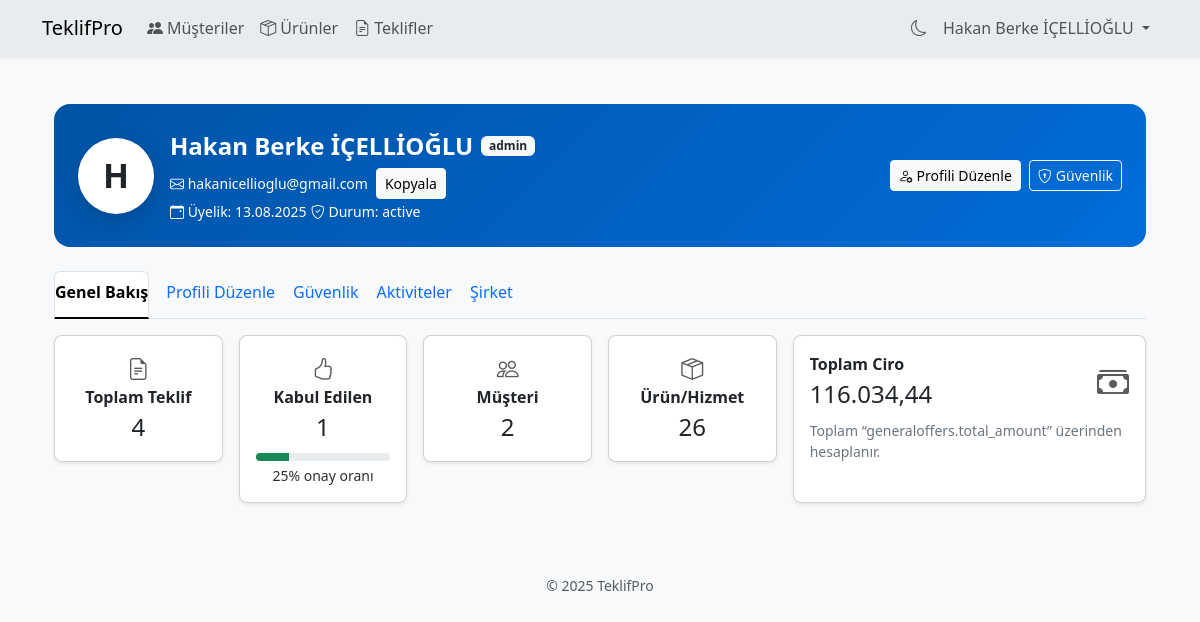
Page /settings.php (signed in) on the committed database.
### tables this page shows
CREATE TABLE `users` (
  `id` int(11) NOT NULL,
  `first_name` varchar(255) NOT NULL,
  `last_name` varchar(255) NOT NULL,
  `username` varchar(100) NOT NULL,
  `password` varchar(255) NOT NULL,
  `email` varchar(255) NOT NULL,
  `created_at` datetime DEFAULT current_timestamp(),
  `status` enum('active','inactive') DEFAULT 'active',
  `role_id` int(11) DEFAULT NULL
);

CREATE TABLE `roles` (
  `id` int(11) NOT NULL,
  `name` varchar(255) NOT NULL DEFAULT 'user'
);

### settings.php (the view, shortened to what this page needs)
<?php
require __DIR__ . '/header.php';
try {
    $uStmt = $pdo->prepare('SELECT u.first_name, u.last_name, u.username, u.email, u.created_at, u.status, r.name AS role_name FROM users u LEFT JOIN roles r ON u.role_id = r.id WHERE u.id = :id');
    $uStmt->execute(['id' => $_SESSION['user_id']]);
    $user = $uStmt->fetch(PDO::FETCH_ASSOC) ?: [];
} catch (Exception $e) {
    $user = [];
}
try {
    $tStmt = $pdo->prepare('SELECT primary_color FROM themes WHERE user_id = :id');
    $tStmt->execute(['id' => $_SESSION['user_id']]);
    $coverColor = $tStmt->fetchColumn() ?: '#343a40';
} catch (Exception $e) {
    $coverColor = '#343a40';
}
$initial  = strtoupper(substr($user['first_name'] ?? ($user['username'] ?? ''), 0, 1));
$fullName = trim(($user['first_name'] ?? '') . ' ' . ($user['last_name'] ?? ''));
try {
    $totalOffers = (int)$pdo->query('SELECT COUNT(*) FROM generaloffers')->fetchColumn();
} catch (Exception $e) {
    $totalOffers = 0;
}
try {
    $acceptedOffers = (int)$pdo->query("SELECT COUNT(*) FROM generaloffers WHERE status = 'accepted'")->fetchColumn();
} catch (Exception $e) {
    $acceptedOffers = 0;
}
try {
    $customerCount = (int)$pdo->query('SELECT COUNT(*) FROM customers')->fetchColumn();
} catch (Exception $e) {
    $customerCount = 0;
}
try {
    $productCount  = (int)$pdo->query('SELECT COUNT(*) FROM products')->fetchColumn();
} catch (Exception $e) {
    $productCount = 0;
}
try {
    $revenue       = (float)$pdo->query('SELECT COALESCE(SUM(total_amount),0) FROM generaloffers')->fetchColumn();
} catch (Exception $e) {
    $revenue = 0;
}
$acceptRate = $totalOffers > 0 ? round(($acceptedOffers / $totalOffers) * 100) : 0;
?>
<link rel="stylesheet" href="https://cdn.jsdelivr.net/npm/bootstrap-icons@1.11.3/font/bootstrap-icons.css">
<div class="container py-4">
    <div class="card cover-card text-white rounded-4 mb-4" id="coverCard"
        style="--cover-color: <?= htmlspecialchars($coverColor, ENT_QUOTES, 'UTF-8'); ?>;">
        <div class="card-body p-4">
            <div class="d-flex align-items-center gap-3">
                <div class="rounded-circle bg-white text-dark d-flex align-items-center justify-content-center avatar-xl fw-bold">
                    <?= htmlspecialchars($initial, ENT_QUOTES, 'UTF-8'); ?>
                </div>
                <div class="flex-grow-1">
                    <div class="d-flex align-items-center gap-2">
                        <div class="fw-bold fs-4"><?= htmlspecialchars($fullName ?: ($user['username'] ?? ''), ENT_QUOTES, 'UTF-8'); ?></div>
                        <?php if (!empty($user['role_name'])): ?>
                            <span class="badge bg-light text-dark"><?= htmlspecialchars($user['role_name'], ENT_QUOTES, 'UTF-8'); ?></span>
                        <?php endif; ?>
                    </div>
                    <div class="d-flex flex-wrap align-items-center gap-2 mt-1">
                        <?php if (!empty($user['email'])): ?>
                            <span class="small"><i class="bi bi-envelope"></i>
                                <span id="userEmail"><?= htmlspecialchars($user['email'], ENT_QUOTES, 'UTF-8'); ?></span></span>
                            <button type="button" class="btn btn-light btn-sm copy-btn"
                                onclick="navigator.clipboard.writeText(document.getElementById('userEmail').textContent)">
                                Kopyala
                            </button>
                        <?php endif; ?>
                    </div>
                    <?php if (!empty($user['created_at'])): ?>
                        <span class="small"><i class="bi bi-calendar-event"></i>
                            Üyelik: <?= htmlspecialchars(date('d.m.Y', strtotime($user['created_at'])), ENT_QUOTES, 'UTF-8'); ?></span>
                    <?php endif; ?>
                    <?php if (!empty($user['status'])): ?>
                        <span class="small"><i class="bi bi-shield-check"></i>
                            Durum: <?= htmlspecialchars($user['status'], ENT_QUOTES, 'UTF-8'); ?></span>
                    <?php endif; ?>
                </div>
                <div class="d-none d-md-flex gap-2">
                    <button type="button" class="btn btn-light btn-sm" onclick="openTab('profile-edit-tab');">
                        <i class="bi bi-person-gear me-1"></i>Profili Düzenle
                    </button>
                    <button type="button" class="btn btn-outline-light btn-sm" onclick="openTab('security-tab');">
                        <i class="bi bi-shield-lock me-1"></i>Güvenlik
                    </button>
                </div>
            </div>
        </div>
    </div>
    <ul class="nav nav-tabs nav-underline" id="settingsTabs" role="tablist">
        <li class="nav-item" role="presentation">
            <button class="nav-link active" id="overview-tab" data-bs-toggle="tab" data-bs-target="#overview" type="button" role="tab">Genel Bakış</button>
        </li>
        <li class="nav-item" role="presentation">
            <button class="nav-link" id="profile-edit-tab" data-bs-toggle="tab" data-bs-target="#profile-edit" type="button" role="tab">Profili Düzenle</button>
        </li>
        <li class="nav-item" role="presentation">
            <button class="nav-link" id="security-tab" data-bs-toggle="tab" data-bs-target="#security" type="button" role="tab">Güvenlik</button>
        </li>
        <li class="nav-item" role="presentation">
            <button class="nav-link" id="activity-tab" data-bs-toggle="tab" data-bs-target="#activity" type="button" role="tab">Aktiviteler</button>
        </li>
        <li class="nav-item" role="presentation">
            <button class="nav-link" id="company-tab" data-bs-toggle="tab" data-bs-target="#company" type="button" role="tab">Şirket</button>
        </li>
    </ul>
    <div class="tab-content pt-3">
        <div class="tab-pane fade show active" id="overview" role="tabpanel" aria-labelledby="overview-tab">
            <div class="row g-3">
                <div class="col-6 col-md-4 col-xl-2">
                    <div class="card rounded-3 shadow-sm text-center stat-card">
                        <div class="card-body">
                            <div class="icon"><i class="bi bi-file-earmark-text"></i></div>
                            <div class="fw-semibold">Toplam Teklif</div>
                            <div class="fs-4"><?= (int)$totalOffers; ?></div>
                        </div>
                    </div>
                </div>
                <div class="col-6 col-md-4 col-xl-2">
                    <div class="card rounded-3 shadow-sm text-center stat-card">
                        <div class="card-body">
                            <div class="icon"><i class="bi bi-hand-thumbs-up"></i></div>
                            <div class="fw-semibold">Kabul Edilen</div>
                            <div class="fs-4"><?= (int)$acceptedOffers; ?></div>
                            <div class="strength mt-2" aria-hidden="true">
                                <div style="width: <?= $acceptRate; ?>%; background: var(--bs-success);"></div>
                            </div>
                            <div class="small text-secondary-emphasis mt-1"><?= $acceptRate; ?>% onay oranı</div>
                        </div>
                    </div>
                </div>
                <div class="col-6 col-md-4 col-xl-2">
                    <div class="card rounded-3 shadow-sm text-center stat-card">
                        <div class="card-body">
                            <div class="icon"><i class="bi bi-people"></i></div>
                            <div class="fw-semibold">Müşteri</div>
                            <div class="fs-4"><?= (int)$customerCount; ?></div>
                        </div>
                    </div>
                </div>
                <div class="col-6 col-md-4 col-xl-2">
                    <div class="card rounded-3 shadow-sm text-center stat-card">
                        <div class="card-body">
                            <div class="icon"><i class="bi bi-box-seam"></i></div>
                            <div class="fw-semibold">Ürün/Hizmet</div>
                            <div class="fs-4"><?= (int)$productCount; ?></div>
                        </div>
                    </div>
                </div>
                <div class="col-12 col-md-8 col-xl-4">
                    <div class="card rounded-3 shadow-sm h-100">
                        <div class="card-body">
                            <div class="d-flex justify-content-between align-items-center">
                                <div>
                                    <div class="fw-semibold">Toplam Ciro</div>
                                    <div class="fs-4"><?= number_format($revenue, 2, ',', '.'); ?></div>
                                </div>
                                <i class="bi bi-cash-stack fs-2 opacity-75"></i>
                            </div>
                            <div class="text-secondary mt-2 small">Toplam “generaloffers.total_amount” üzerinden hesaplanır.</div>
                        </div>
                    </div>
                </div>
            </div>
        </div>
    </div>
</div>
<?php require __DIR__ . '/footer.php'; ?>

### header.php (shortened to what this page needs)
<?php
require_once __DIR__ . '/config.php';
$uStmt = $pdo->prepare('SELECT TRIM(CONCAT(first_name, " ", last_name)) AS full_name, username FROM users WHERE id = :id');
$uStmt->execute(['id' => $_SESSION['user_id']]);
$u = $uStmt->fetch(PDO::FETCH_ASSOC);
$userName = $u['full_name'] ?: ($u['username'] ?? 'User');
?>
<!doctype html>
<html lang="tr">
<head>
  <link rel="stylesheet" href="https://cdn.jsdelivr.net/npm/bootstrap@5.3.3/dist/css/bootstrap.min.css">
  <link rel="stylesheet" href="https://cdn.jsdelivr.net/npm/bootstrap-icons@1.11.1/font/bootstrap-icons.css">
  <link rel="stylesheet" href="assets/app.css">
</head>
<body>
<nav class="navbar navbar-expand-lg bg-body-secondary shadow-sm" role="navigation">
  <div class="container">
    <a class="navbar-brand" href="dashboard">TeklifPro</a>
    <div class="collapse navbar-collapse" id="navbarNav">
      <ul class="navbar-nav me-auto mb-2 mb-lg-0">
        <li class="nav-item"><a class="nav-link" href="customer"><i class="bi bi-people-fill me-1"></i>Müşteriler</a></li>
        <li class="nav-item"><a class="nav-link" href="products"><i class="bi bi-box-seam me-1"></i>Ürünler</a></li>
        <li class="nav-item"><a class="nav-link" href="quotations"><i class="bi bi-file-earmark-text me-1"></i>Teklifler</a></li>
      </ul>
      <ul class="navbar-nav ms-auto align-items-center">
        <li class="nav-item">
          <button id="themeToggle" class="btn btn-link nav-link p-2" title="Tema" aria-label="Tema Değiştir"><i class="bi bi-moon"></i></button>
        </li>
        <li class="nav-item dropdown">
          <a class="nav-link dropdown-toggle" href="#" id="userDropdown" role="button" data-bs-toggle="dropdown" aria-expanded="false">
            <?= htmlspecialchars($userName, ENT_QUOTES, 'UTF-8'); ?>
          </a>
        </li>
      </ul>
    </div>
  </div>
</nav>
<main id="content" class="container py-4">

### footer.php (shortened to what this page needs)
  </main>
  <footer class="container py-4 text-center small text-muted">
    &copy; <?= date('Y'); ?> TeklifPro
  </footer>
</body>
</html>

### assets/app.css (style rules this page uses)
:root { --color-bg: #f8f9fa; --color-text: #212529; --color-primary: #0d6efd; --color-secondary: #6c757d; --color-danger: #dc3545; --radius: .5rem; --shadow: 0 .125rem .25rem rgba(0,0,0,.075); --spacer-1: .5rem; --spacer-2: .75rem; --spacer-3: 1rem; --spacer-4: 1.5rem; }
body { background: var(--color-bg); color: var(--color-text); }

### settings.php (style rules this page uses)
.cover-card { background: linear-gradient(135deg, rgba(0, 0, 0, .35), rgba(0, 0, 0, .15)), var(--cover-color, #343a40); border: 0; }
.avatar-xl { width: 76px; height: 76px; font-size: 34px; box-shadow: 0 6px 20px rgba(0, 0, 0, .15); }
.nav-underline .nav-link { padding-bottom: .8rem; }
.stat-card .icon { font-size: 22px; opacity: .75; }
.copy-btn { white-space: nowrap; }
.strength { height: .5rem; border-radius: .5rem; background: var(--bs-secondary-bg); overflow: hidden; }
.strength>div { height: 100%; transition: width .25s ease; }

### rows in the picture
users: first_name "H", first_name+last_name "Hakan Berke İÇELLİOĞLU", role.name "admin", email "hakanicellioglu@gmail.com", created_at "13.08.2025", status "active"

### other values in the picture
$userName "Hakan Berke İÇELLİOĞLU"
$totalOffers "4"
$acceptedOffers "1"
$acceptRate "25"
$customerCount "2"
$productCount "26"
$revenue "116.034,44"
